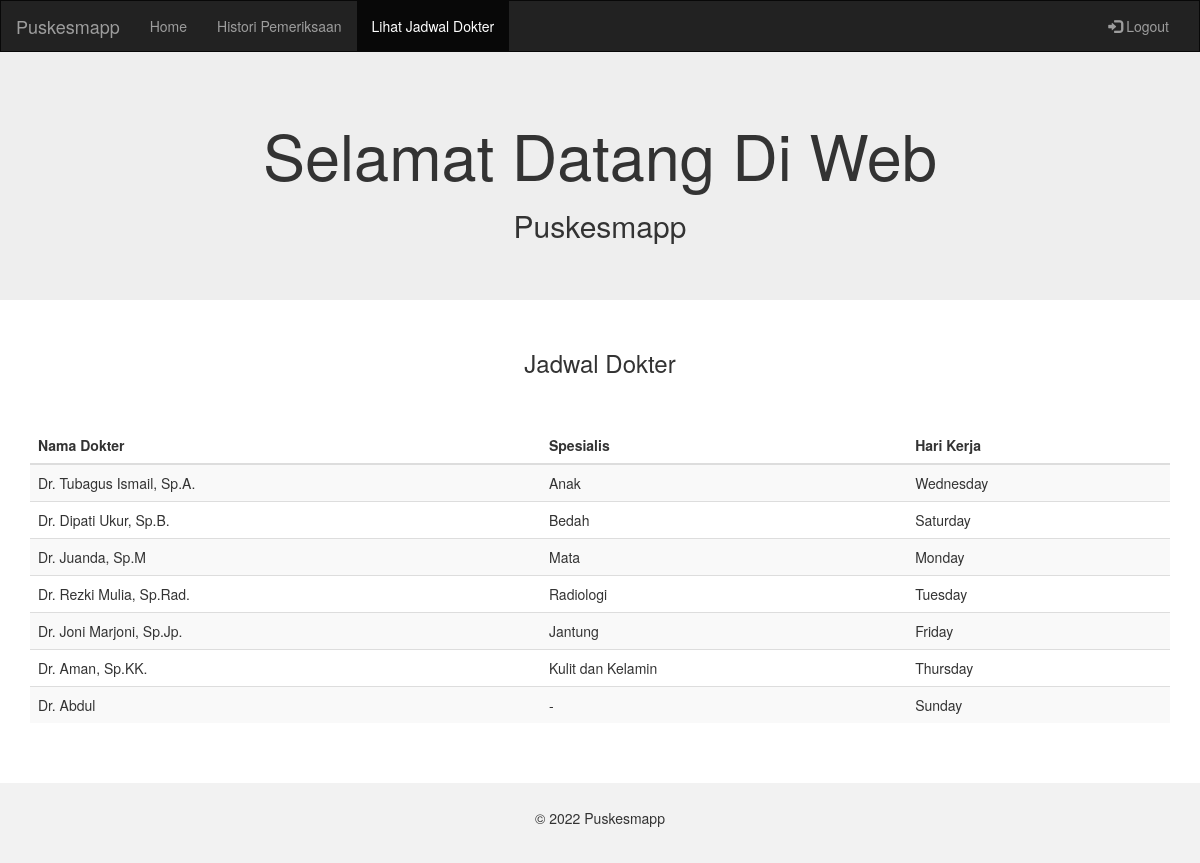
/sourcecode/rekam_medis/user/jadwal_dokter.php?id=3, run on the app's committed database.
### tables this page shows
CREATE TABLE `dokter` (
  `id` int(11) NOT NULL,
  `nama` varchar(255) NOT NULL,
  `spesialis` varchar(255) NOT NULL,
  `hari_kerja` varchar(255) NOT NULL
);

### sourcecode/rekam_medis/user/jadwal_dokter.php (the view, shortened to what this page needs)
<!DOCTYPE html>
<html lang="en">
<head>
  <link rel="stylesheet" href="https://maxcdn.bootstrapcdn.com/bootstrap/3.4.1/css/bootstrap.min.css">
</head>
<body>
<nav class="navbar navbar-inverse">
  <div class="container-fluid">
    <div class="navbar-header">
      <a class="navbar-brand" href="#">Puskesmapp</a>
    </div>
    <div class="collapse navbar-collapse" id="myNavbar">
      <ul class="nav navbar-nav">
        <li><a href="index.php?id=<?php echo $id=$_GET['id'];?>">Home</a></li>
        <li ><a href="history.php?id=<?php echo $id=$_GET['id'];?>">Histori Pemeriksaan</a></li>
        <li class="active"><a href="jadwal_dokter.php?id=<?php echo $id=$_GET['id'];?>">Lihat Jadwal Dokter</a></li>
      </ul>
      <ul class="nav navbar-nav navbar-right">
        <li><a href='../logout.php'><span class="glyphicon glyphicon-log-in"></span> Logout</a></li>
      </ul>
    </div>
  </div>
</nav>
<div class="jumbotron">
  <div class="container text-center">
    <h1>Selamat Datang Di Web</h1>
    <h2>Puskesmapp</h2>
  </div>
</div>
<?php
include '../koneksi.php';
    $id=$_GET['id'];
    $get_id=mysqli_query($conn, "select * from pasien where id = '$id'");
    while($c=mysqli_fetch_array($get_id)){
      $daftar = $conn->query ("select * from dokter");
    }
    ?>
<div class="container">
<h3 class="text-center" >Jadwal Dokter</h3><br><br>
<table class="table table-striped table-hover">
  <thead>
    <tr>
    <th scope="col">Nama Dokter</th>
      <th scope="col">Spesialis</th>
      <th scope="col">Hari Kerja</th>
    </tr>
  </thead>
  <tbody>
    <?php
            foreach ($daftar as $row) {
              echo "<tr>";
              echo "<td>".$row['nama']."</td>";
              echo "<td>".$row['spesialis']."</td>";
              echo "<td>".$row['hari_kerja']."</td>";
              echo "</tr>";
          };
            ?>
  </tbody>
</table>
</div>
<br><br>
<footer class="container-fluid text-center">
  <p>© 2022 Puskesmapp</p>
</footer>
</body>
</html>

### sourcecode/rekam_medis/user/jadwal_dokter.php (style rules this page uses)
.navbar { margin-bottom: 0; border-radius: 0; }
footer { background-color: #f2f2f2; padding: 25px; }

### data on the page
dokter: nama "Dr. Tubagus Ismail, Sp.A.", spesialis "Anak", hari_kerja "Wednesday"
dokter: nama "Dr. Dipati Ukur, Sp.B.", spesialis "Bedah", hari_kerja "Saturday"
dokter: nama "Dr. Juanda, Sp.M", spesialis "Mata", hari_kerja "Monday"
dokter: nama "Dr. Rezki Mulia, Sp.Rad.", spesialis "Radiologi", hari_kerja "Tuesday"
dokter: nama "Dr. Joni Marjoni, Sp.Jp.", spesialis "Jantung", hari_kerja "Friday"
dokter: nama "Dr. Aman, Sp.KK.", spesialis "Kulit dan Kelamin", hari_kerja "Thursday"
dokter: nama "Dr. Abdul", spesialis "-", hari_kerja "Sunday"
